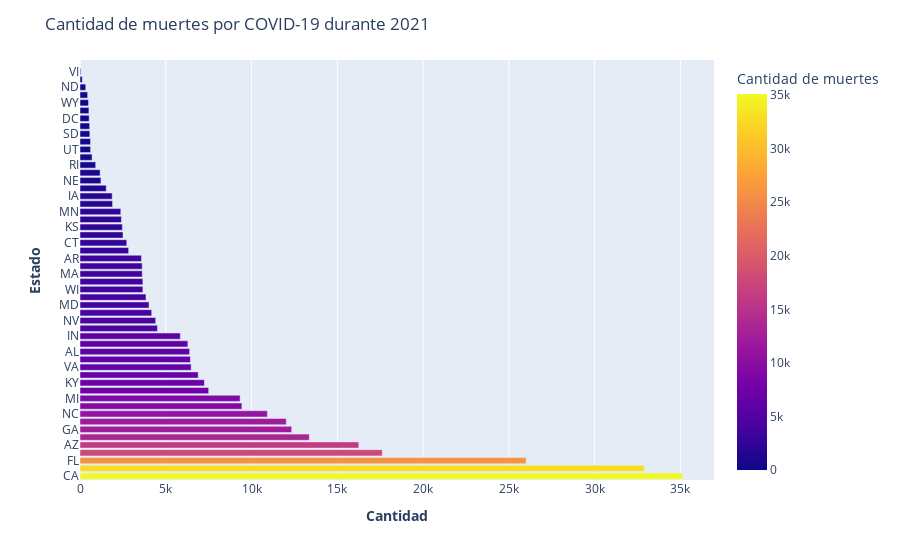

Here is the notebook cell this chart was saved with:
### Markdown cell above
### ¿Cuántas muertes por covid hubo, por Estado, durante el año 2021?

### Code cell
#Filtro por fecha para obtener el DataFrame a Utilizar
año2=datetime.datetime(year=2022,month=1,day=1)
df3=df.loc[(df.date>=año1)&(df.date<año2)]

#Query para obtener las muertes
query6='''SELECT state as Estado,SUM(deaths_covid) as 'Cantidad de muertes'
        FROM df3
        GROUP BY Estado
        ORDER BY SUM(deaths_covid) DESC''' 
punto6=pysqldf(query6)

#Gráfico
fig=px.bar(punto6,y='Estado',x='Cantidad de muertes',color='Cantidad de muertes',
            orientation='h')
fig.update_layout(title_text='Cantidad de muertes por COVID-19 durante 2021')
fig.update_xaxes(title_text='<b>Cantidad</b>')
fig.update_yaxes(title_text='<b>Estado</b>')
fig.show()

### Figure 1 — Plotly figure (JSON) as saved in the notebook; plotly's stock layout.template omitted (floating-point values rounded to 4 significant figures)
{"data": [{"alignmentgroup": "True", "hovertemplate": "Cantidad de muertes=%{marker.color}<br>Estado=%{y}<extra></extra>", "legendgroup": "", "marker": {"color": [35108, 32889, 26004, 17620, 16250, 13363, 12338, 12023, 10922, 9439, 9332, 7500, 7252, 6889, 6479, 6434, 6390, 6285, 5846, 4516, 4412, 4180, 4025, 3847, 3665, 3664, 3631, 3624, 3582, 2835, 2725, 2507, 2469, 2412, 2377, 1898, 1876, 1529, 1220, 1172, 914, 704, 618, 614, 572, 562, 532, 520, 496, 445, 334, 131, 44, 0], "coloraxis": "coloraxis", "pattern": {"shape": ""}}, "name": "", "offsetgroup": "", "orientation": "h", "showlegend": false, "textposition": "auto", "type": "bar", "x": [35108, 32889, 26004, 17620, 16250, 13363, 12338, 12023, 10922, 9439, 9332, 7500, 7252, 6889, 6479, 6434, 6390, 6285, 5846, 4516, 4412, 4180, 4025, 3847, 3665, 3664, 3631, 3624, 3582, 2835, 2725, 2507, 2469, 2412, 2377, 1898, 1876, 1529, 1220, 1172, 914, 704, 618, 614, 572, 562, 532, 520, 496, 445, 334, 131, 44, 0], "xaxis": "x", "y": ["CA", "TX", "FL", "NY", "AZ", "PA", "GA", "OH", "NC", "TN", "MI", "IL", "KY", "NJ", "VA", "SC", "AL", "MO", "IN", "PR", "NV", "OK", "MD", "WA", "WI", "MS", "MA", "LA", "AR", "CO", "CT", "WV", "KS", "OR", "MN", "NM", "IA", "ID", "NE", "MT", "RI", "ME", "UT", "AK", "SD", "DE", "DC", "NH", "WY", "HI", "ND", "VT", "VI", "AS"], "yaxis": "y"}], "layout": {"barmode": "relative", "coloraxis": {"colorbar": {"title": {"text": "Cantidad de muertes"}}, "colorscale": [[0, "#0d0887"], [0.1111, "#46039f"], [0.2222, "#7201a8"], [0.3333, "#9c179e"], [0.4444, "#bd3786"], [0.5556, "#d8576b"], [0.6667, "#ed7953"], [0.7778, "#fb9f3a"], [0.8889, "#fdca26"], [1, "#f0f921"]]}, "legend": {"tracegroupgap": 0}, "margin": {"t": 60}, "title": {"text": "Cantidad de muertes por COVID-19 durante 2021"}, "xaxis": {"anchor": "y", "domain": [0, 1], "title": {"text": "<b>Cantidad</b>"}}, "yaxis": {"anchor": "x", "domain": [0, 1], "title": {"text": "<b>Estado</b>"}}}}
